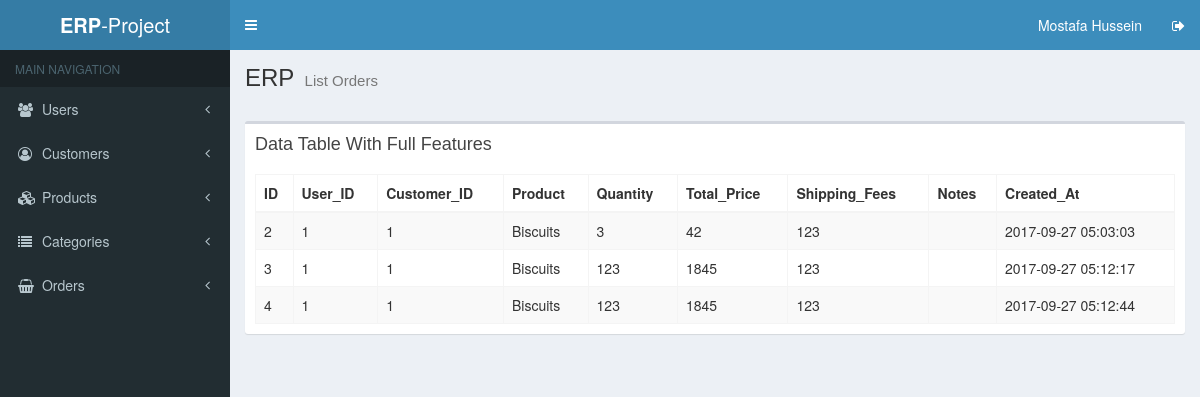
Screenshot of /list_orders.php (signed in) with the database file from the repository.
### tables this page shows
CREATE TABLE `orders` (
  `id` int(10) NOT NULL,
  `user_id` int(11) NOT NULL,
  `customer_id` int(11) NOT NULL,
  `product` varchar(255) NOT NULL,
  `quantity` int(11) NOT NULL,
  `total_price` decimal(10,0) NOT NULL,
  `shipping_fees` decimal(10,0) NOT NULL,
  `notes` text NOT NULL,
  `created_at` timestamp NOT NULL DEFAULT CURRENT_TIMESTAMP
);

### includes/classes/config/DbConfig.php (called while the page is built, shortened)
<?php
class DbConfig
{
    private $_host = 'localhost';
    private $_username = 'root';
    private $_password = '';
    private $_database = 'amit';
    protected $connection;
    protected function connect()
    {
        if (!isset($this->connection)) {
            $this->connection = new mysqli($this->_host, $this->_username, $this->_password, $this->_database);
            mysqli_set_charset($this->connection,"utf8");
        }
        return $this->connection;
    }
}

### includes/classes/config/Crud.php (called while the page is built, shortened)
<?php
include 'DbConfig.php';
class Crud extends DbConfig
{
	public function getAllData($table) {
		$query = "SELECT * FROM `$table`";
		$result = $this->connect()->query($query);
		$rows = [];
		while ($row = $result->fetch_assoc()) {
			$rows[] = $row;
		}
		return $rows;
	}
}
?>

### list_orders.php (the view)
<?php
include 'includes/header.php';
include 'includes/classes/config/Crud.php';
 ?>
<?php include 'includes/main_header.php'; ?>
<?php include 'includes/left_sidebar.php'; ?>
	<div class="content-wrapper">
		<section class="content-header">
		  	<h1>
		  		ERP
		    	<small>List Orders</small>
		  	</h1>
		</section>
		<section class="content">
			<div class="row">
    			<section class="content">
      				<div class="row">
			        	<div class="col-xs-12">
			          		<div class="box">
			            		<div class="box-header">
			              			<h3 class="box-title">Data Table With Full Features</h3>
			            		</div>
			            		<div class="box-body">
				              		<table id="example1" class="table table-bordered table-striped">
				                		<thead>
				                			<tr>
								                <th>ID</th>
								                <th>User_ID</th>
								                <th>Customer_ID</th>
								                <th>Product</th>
												<th>Quantity</th>
								                <th>Total_Price</th>
								                <th>Shipping_Fees</th>
								                <th>Notes</th>
								                <th>Created_At</th>
				                			</tr>
				                		</thead>
				                		<tbody>
				                		<?php
				                			$crud = new Crud();
			            					$result = $crud->getAllData('orders');
				                			foreach ($result as $order) {
					                  			$order_id = $order['id'];
					                  			$user_id = $order['user_id'];
					                  			$customer_id = $order['customer_id'];
					                  			$product = $order['product'];
												$quantity = $order['quantity'];
												$total_price = $order['total_price'];
					                  			$shipping_fees = $order['shipping_fees'];
					                  			$notes = $order['notes'];
					                  			$created_at = $order['created_at'];
					                  		?>
				                			<tr>
							                  	<td><?=  $order_id; ?></td>
							                  	<td><?=  $user_id; ?></td>
							                  	<td><?=  $customer_id; ?></td>
							                  	<td><?=  $product; ?></td>
												<td><?=  $quantity; ?></td>
							                  	<td><?=  $total_price; ?></td>
							                  	<td><?=  $shipping_fees; ?></td>
							                  	<td><?=  $notes; ?></td>
							                  	<td><?=  $created_at; ?></td>
							                </tr>
										<?php
							            	}
							            ?>
				                		</tbody>
				              		</table>
			            		</div>
			          		</div>
						</div>
					</div>
				</section>
			</div>
		</section>
	</div>
<?php include 'includes/main_footer.php'; ?>

### includes/header.php (shortened to what this page needs)
<!DOCTYPE html>
<html>
<head>
    <link rel="stylesheet" href="assets/bower_components/bootstrap/dist/css/bootstrap.min.css">
    <link rel="stylesheet" href="assets/bower_components/font-awesome/css/font-awesome.min.css">
    <link rel="stylesheet" href="assets/bower_components/Ionicons/css/ionicons.min.css">
    <link rel="stylesheet" href="assets/dist/css/AdminLTE.min.css">
    <link rel="stylesheet" href="assets/dist/css/skins/_all-skins.min.css">
    <link rel="stylesheet" href="assets/bower_components/morris.js/morris.css">
    <link rel="stylesheet" href="assets/bower_components/jvectormap/jquery-jvectormap.css">
    <link rel="stylesheet" href="assets/bower_components/bootstrap-datepicker/dist/css/bootstrap-datepicker.min.css">
    <link rel="stylesheet" href="assets/bower_components/bootstrap-daterangepicker/daterangepicker.css">
    <link rel="stylesheet" href="assets/plugins/bootstrap-wysihtml5/bootstrap3-wysihtml5.min.css">
</head>
<body class="hold-transition skin-blue sidebar-mini">
<div class="wrapper">

### includes/main_header.php (shortened to what this page needs)
<header class="main-header">
	<a href="index2.html" class="logo">
	 	<span class="logo-lg"><b>ERP</b>-Project</span>
	</a>
	<nav class="navbar navbar-static-top">
	  <a href="#" class="sidebar-toggle" data-toggle="push-menu" role="button">
	  </a>
	  <div class="navbar-custom-menu">
	    <ul class="nav navbar-nav">
	      <li class="dropdown user user-menu">
	        <a href="#">
	          <span class="hidden-xs"><?php echo $_SESSION['fname'] . " " . $_SESSION['lname']; ?></span>
	        </a>
	      </li>
	      <li>
	              <a href="<?php echo "includes/handlers/logout.php"; ?>"><span class="fa fa-sign-out"></span></a>
	      </li>
	    </ul>
	  </div>
	</nav>
	</header>

### includes/left_sidebar.php (shortened to what this page needs)
<aside class="main-sidebar">
<section class="sidebar">
	<ul class="sidebar-menu" data-widget="tree">
		<li class="header">MAIN NAVIGATION</li>
		<li class="treeview">
	  		<a href="#">
	    		<i class="fa fa-users"></i> <span>Users</span>
		    	<span class="pull-right-container">
		      	<i class="fa fa-angle-left pull-right"></i>
		    	</span>
	  		</a>
		</li>
		<li class="treeview">
	  		<a href="#">
	    		<i class="fa fa-user-circle-o"></i> <span>Customers</span>
		    	<span class="pull-right-container">
		      	<i class="fa fa-angle-left pull-right"></i>
		    	</span>
	  		</a>
		</li>
		<li class="treeview">
	  		<a href="#">
	    		<i class="fa fa-cubes"></i> <span>Products</span>
		    	<span class="pull-right-container">
		      	<i class="fa fa-angle-left pull-right"></i>
		    	</span>
	  		</a>
		</li>
		<li class="treeview">
	  		<a href="#">
	    		<i class="fa fa-list"></i> <span>Categories</span>
		    	<span class="pull-right-container">
		      	<i class="fa fa-angle-left pull-right"></i>
		    	</span>
	  		</a>
		</li>
		<li class="treeview">
	  		<a href="#">
	    		<i class="fa fa-shopping-basket"></i> <span>Orders</span>
		    	<span class="pull-right-container">
		      	<i class="fa fa-angle-left pull-right"></i>
		    	</span>
	  		</a>
		</li>
	</ul>
</section>
</aside>

### includes/main_footer.php (shortened to what this page needs)
</div>
</body>
</html>

### rows the page displays
orders: id "2", user "1", customer "1", product "Biscuits", quantity "3", total_price "42", shipping_fees "123", created_at "2017-09-27 05:03:03"
orders: id "3", user "1", customer "1", product "Biscuits", quantity "123", total_price "1845", shipping_fees "123", created_at "2017-09-27 05:12:17"
orders: id "4", user "1", customer "1", product "Biscuits", quantity "123", total_price "1845", shipping_fees "123", created_at "2017-09-27 05:12:44"

### other values shown
$_SESSION['fname'] "Mostafa"
$_SESSION['lname'] "Hussein"
